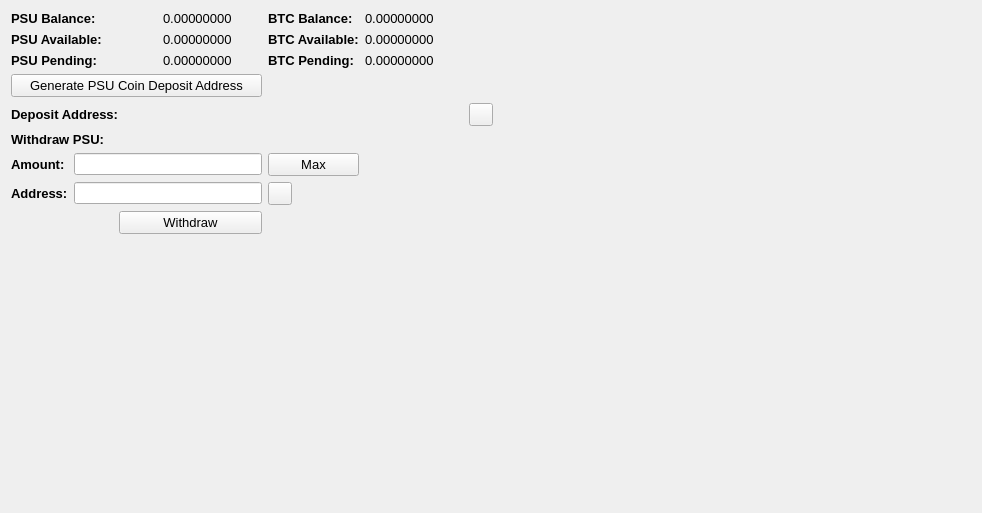
     <widget class="QWidget" name="BalanceTab">
      <attribute name="title">
       <string>Balance</string>
      </attribute>
      <layout class="QGridLayout" name="gridLayout_2">
       <item row="0" column="0" colspan="2">
        <widget class="QLabel" name="label_11">
         <property name="font">
          <font>
           <pointsize>10</pointsize>
           <weight>75</weight>
           <bold>true</bold>
          </font>
         </property>
         <property name="text">
          <string>PSU Balance:</string>
         </property>
        </widget>
       </item>
       <item row="0" column="3">
        <widget class="QLabel" name="HMBalanceLabel">
         <property name="font">
          <font>
           <pointsize>10</pointsize>
          </font>
         </property>
         <property name="text">
          <string>0.00000000</string>
         </property>
         <property name="textInteractionFlags">
          <set>Qt::LinksAccessibleByMouse|Qt::TextSelectableByMouse</set>
         </property>
        </widget>
       </item>
       <item row="0" column="4">
        <widget class="QLabel" name="label_12">
         <property name="font">
          <font>
           <pointsize>10</pointsize>
           <weight>75</weight>
           <bold>true</bold>
          </font>
         </property>
         <property name="text">
          <string>BTC Balance:</string>
         </property>
        </widget>
       </item>
       <item row="0" column="5">
        <widget class="QLabel" name="BitcoinBalanceLabel">
         <property name="font">
          <font>
           <pointsize>10</pointsize>
          </font>
         </property>
         <property name="text">
          <string>0.00000000</string>
         </property>
         <property name="textInteractionFlags">
          <set>Qt::LinksAccessibleByMouse|Qt::TextSelectableByMouse</set>
         </property>
        </widget>
       </item>
       <item row="0" column="7" rowspan="10">
        <spacer name="horizontalSpacer_4">
         <property name="orientation">
          <enum>Qt::Horizontal</enum>
         </property>
         <property name="sizeHint" stdset="0">
          <size>
           <width>478</width>
           <height>488</height>
          </size>
         </property>
        </spacer>
       </item>
       <item row="1" column="0" colspan="2">
        <widget class="QLabel" name="label_13">
         <property name="font">
          <font>
           <pointsize>10</pointsize>
           <weight>75</weight>
           <bold>true</bold>
          </font>
         </property>
         <property name="text">
          <string>PSU Available:</string>
         </property>
        </widget>
       </item>
       <item row="1" column="3">
        <widget class="QLabel" name="HMAvailableLabel_2">
         <property name="font">
          <font>
           <pointsize>10</pointsize>
          </font>
         </property>
         <property name="text">
          <string>0.00000000</string>
         </property>
         <property name="textInteractionFlags">
          <set>Qt::LinksAccessibleByMouse|Qt::TextSelectableByMouse</set>
         </property>
        </widget>
       </item>
       <item row="1" column="4">
        <widget class="QLabel" name="label_15">
         <property name="font">
          <font>
           <pointsize>10</pointsize>
           <weight>75</weight>
           <bold>true</bold>
          </font>
         </property>
         <property name="text">
          <string>BTC Available:</string>
         </property>
        </widget>
       </item>
       <item row="1" column="5">
        <widget class="QLabel" name="BitcoinAvailableLabel">
         <property name="font">
          <font>
           <pointsize>10</pointsize>
          </font>
         </property>
         <property name="text">
          <string>0.00000000</string>
         </property>
         <property name="textInteractionFlags">
          <set>Qt::LinksAccessibleByMouse|Qt::TextSelectableByMouse</set>
         </property>
        </widget>
       </item>
       <item row="2" column="0" colspan="2">
        <widget class="QLabel" name="label_14">
         <property name="font">
          <font>
           <pointsize>10</pointsize>
           <weight>75</weight>
           <bold>true</bold>
          </font>
         </property>
         <property name="text">
          <string>PSU Pending:</string>
         </property>
        </widget>
       </item>
       <item row="2" column="3">
        <widget class="QLabel" name="HMPendingLabel">
         <property name="font">
          <font>
           <pointsize>10</pointsize>
          </font>
         </property>
         <property name="text">
          <string>0.00000000</string>
         </property>
         <property name="textInteractionFlags">
          <set>Qt::LinksAccessibleByMouse|Qt::TextSelectableByMouse</set>
         </property>
        </widget>
       </item>
       <item row="2" column="4">
        <widget class="QLabel" name="label_31">
         <property name="font">
          <font>
           <pointsize>10</pointsize>
           <weight>75</weight>
           <bold>true</bold>
          </font>
         </property>
         <property name="text">
          <string>BTC Pending:</string>
         </property>
        </widget>
       </item>
       <item row="2" column="5">
        <widget class="QLabel" name="BitcoinPendingLabel">
         <property name="font">
          <font>
           <pointsize>10</pointsize>
          </font>
         </property>
         <property name="text">
          <string>0.00000000</string>
         </property>
         <property name="textInteractionFlags">
          <set>Qt::LinksAccessibleByMouse|Qt::TextSelectableByMouse</set>
         </property>
        </widget>
       </item>
       <item row="3" column="0" colspan="4">
        <widget class="QPushButton" name="GenDepositBTN">
         <property name="font">
          <font>
           <pointsize>10</pointsize>
          </font>
         </property>
         <property name="text">
          <string>Generate PSU Coin Deposit Address</string>
         </property>
        </widget>
       </item>
       <item row="4" column="0" colspan="3">
        <widget class="QLabel" name="label_33">
         <property name="font">
          <font>
           <pointsize>10</pointsize>
           <weight>75</weight>
           <bold>true</bold>
          </font>
         </property>
         <property name="text">
          <string>Deposit Address:</string>
         </property>
        </widget>
       </item>
       <item row="4" column="3" colspan="3">
        <widget class="QLabel" name="DepositAddressLabel">
         <property name="minimumSize">
          <size>
           <width>300</width>
           <height>0</height>
          </size>
         </property>
         <property name="palette">
          <palette>
           <active>
            <colorrole role="WindowText">
             <brush brushstyle="SolidPattern">
              <color alpha="255">
               <red>0</red>
               <green>0</green>
               <blue>0</blue>
              </color>
             </brush>
            </colorrole>
            <colorrole role="Text">
             <brush brushstyle="SolidPattern">
              <color alpha="255">
               <red>0</red>
               <green>0</green>
               <blue>255</blue>
              </color>
             </brush>
            </colorrole>
           </active>
           <inactive>
            <colorrole role="WindowText">
             <brush brushstyle="SolidPattern">
              <color alpha="255">
               <red>0</red>
               <green>0</green>
               <blue>0</blue>
              </color>
             </brush>
            </colorrole>
            <colorrole role="Text">
             <brush brushstyle="SolidPattern">
              <color alpha="255">
               <red>0</red>
               <green>0</green>
               <blue>255</blue>
              </color>
             </brush>
            </colorrole>
           </inactive>
           <disabled>
            <colorrole role="WindowText">
             <brush brushstyle="SolidPattern">
              <color alpha="255">
               <red>120</red>
               <green>120</green>
               <blue>120</blue>
              </color>
             </brush>
            </colorrole>
            <colorrole role="Text">
             <brush brushstyle="SolidPattern">
              <color alpha="255">
               <red>120</red>
               <green>120</green>
               <blue>120</blue>
              </color>
             </brush>
            </colorrole>
           </disabled>
          </palette>
         </property>
         <property name="font">
          <font>
           <pointsize>10</pointsize>
           <weight>75</weight>
           <bold>true</bold>
          </font>
         </property>
         <property name="text">
          <string/>
         </property>
         <property name="alignment">
          <set>Qt::AlignRight|Qt::AlignTrailing|Qt::AlignVCenter</set>
         </property>
         <property name="textInteractionFlags">
          <set>Qt::LinksAccessibleByMouse|Qt::TextSelectableByKeyboard|Qt::TextSelectableByMouse</set>
         </property>
        </widget>
       </item>
       <item row="4" column="6">
        <widget class="QToolButton" name="DepositCopyButton">
         <property name="toolTip">
          <string>Copy to clipboard</string>
         </property>
         <property name="text">
          <string/>
         </property>
         <property name="icon">
          <iconset resource="../bitcoin.qrc">
           <normaloff>:/icons/editcopy</normaloff>:/icons/editcopy</iconset>
         </property>
         <property name="shortcut">
          <string>Alt+P</string>
         </property>
        </widget>
       </item>
       <item row="5" column="0" colspan="2">
        <widget class="QLabel" name="label_34">
         <property name="font">
          <font>
           <pointsize>10</pointsize>
           <weight>75</weight>
           <bold>true</bold>
          </font>
         </property>
         <property name="text">
          <string>Withdraw PSU:</string>
         </property>
        </widget>
       </item>
       <item row="6" column="0">
        <widget class="QLabel" name="label_26">
         <property name="font">
          <font>
           <pointsize>10</pointsize>
           <weight>75</weight>
           <bold>true</bold>
          </font>
         </property>
         <property name="text">
          <string>Amount:</string>
         </property>
        </widget>
       </item>
       <item row="6" column="1" colspan="3">
        <widget class="QLineEdit" name="WithdrawUnitsInput">
         <property name="font">
          <font>
           <pointsize>9</pointsize>
           <weight>75</weight>
           <bold>true</bold>
          </font>
         </property>
         <property name="text">
          <string/>
         </property>
        </widget>
       </item>
       <item row="6" column="4">
        <widget class="QPushButton" name="Withdraw_Max_Amount">
         <property name="font">
          <font>
           <pointsize>10</pointsize>
          </font>
         </property>
         <property name="text">
          <string>Max</string>
         </property>
        </widget>
       </item>
       <item row="7" column="0">
        <widget class="QLabel" name="label_10">
         <property name="font">
          <font>
           <pointsize>10</pointsize>
           <weight>75</weight>
           <bold>true</bold>
          </font>
         </property>
         <property name="text">
          <string>Address:</string>
         </property>
        </widget>
       </item>
       <item row="7" column="1" colspan="3">
        <widget class="QLineEdit" name="WithdrawAddress">
         <property name="font">
          <font>
           <pointsize>9</pointsize>
           <weight>75</weight>
           <bold>true</bold>
          </font>
         </property>
        </widget>
       </item>
       <item row="7" column="4">
        <widget class="QToolButton" name="WithdrawPasteButton">
         <property name="toolTip">
          <string>Paste from clipboard</string>
         </property>
         <property name="text">
          <string/>
         </property>
         <property name="icon">
          <iconset resource="../bitcoin.qrc">
           <normaloff>:/icons/editpaste</normaloff>:/icons/editpaste</iconset>
         </property>
         <property name="shortcut">
          <string>Alt+P</string>
         </property>
        </widget>
       </item>
       <item row="8" column="2" colspan="2">
        <widget class="QPushButton" name="WithdrawUnitsBtn">
         <property name="font">
          <font>
           <pointsize>10</pointsize>
          </font>
         </property>
         <property name="text">
          <string>Withdraw</string>
         </property>
        </widget>
       </item>
       <item row="9" column="0" colspan="6">
        <spacer name="verticalSpacer">
         <property name="orientation">
          <enum>Qt::Vertical</enum>
         </property>
         <property name="sizeHint" stdset="0">
          <size>
           <width>428</width>
           <height>262</height>
          </size>
         </property>
        </spacer>
       </item>
      </layout>
      <zorder>label_31</zorder>
      <zorder>label_15</zorder>
      <zorder>label_12</zorder>
      <zorder>label_14</zorder>
      <zorder>label_13</zorder>
      <zorder>label_11</zorder>
      <zorder>BitcoinBalanceLabel</zorder>
      <zorder>HMBalanceLabel</zorder>
      <zorder>HMAvailableLabel_2</zorder>
      <zorder>HMPendingLabel</zorder>
      <zorder>BitcoinAvailableLabel</zorder>
      <zorder>BitcoinPendingLabel</zorder>
      <zorder>label_33</zorder>
      <zorder>GenDepositBTN</zorder>
      <zorder>DepositAddressLabel</zorder>
      <zorder>Withdraw_Max_Amount</zorder>
      <zorder>label_34</zorder>
      <zorder>WithdrawUnitsInput</zorder>
      <zorder>label_10</zorder>
      <zorder>label_26</zorder>
      <zorder>WithdrawAddress</zorder>
      <zorder>WithdrawUnitsBtn</zorder>
      <zorder>horizontalSpacer_4</zorder>
      <zorder>verticalSpacer</zorder>
      <zorder>WithdrawPasteButton</zorder>
      <zorder>DepositCopyButton</zorder>
     </widget>
